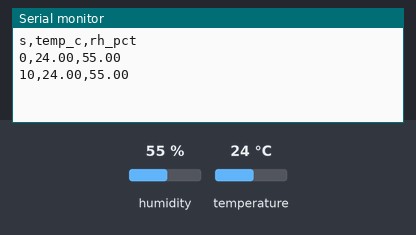
This sketch was run on a simulated Arduino Uno, built with avr-gcc and run on an emulated ATmega328P. Shown: the last lines printed to the serial monitor. The inputs (shaded band) are chosen by the test bench; at power-on: humidity 55 %, temperature 24 °C.

Above: at 10.9 s.
11.0 s: humidity set to 22 %
At 20.8 s:
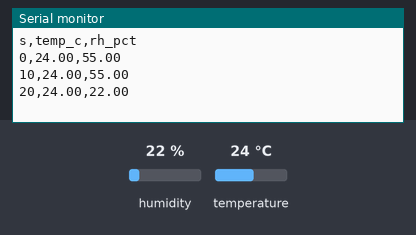
21.1 s: temperature set to 12 °C
At 31.0 s:
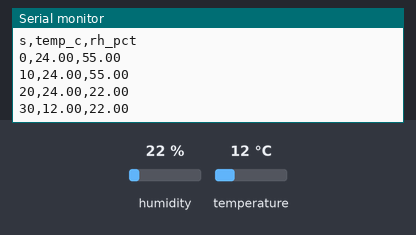
31.2 s: humidity set to 40 %
At 40.7 s:
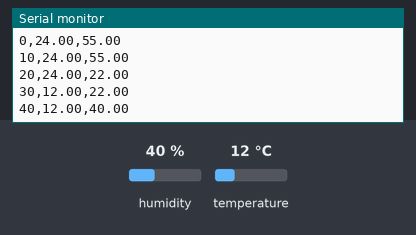
Timing chart, 0 to 42.2 s (numbered marks = the images above; inputs shaded):
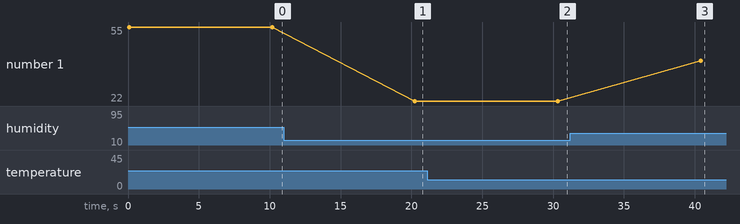

Measured:
- after the input at 11.0 s, the serial monitor: prints a new line after 9.2 s (image 1)
- after the input at 21.1 s, the serial monitor: prints a new line after 9.2 s (image 2)
- after the input at 31.2 s, the serial monitor: prints a new line after 9.2 s (image 3)
- plotted number 1: 55 → 22 after the input at 11.0 s

The sketch:

scout_t11_sht40.ino
```cpp
// Test 11: SHT40 humidity + temperature (leak sensor, SCO-60 / SCO-204). I2C address 0x44.
// Wiring: STEMMA QT cable 4209 -> red 3V3, black GND, blue SDA, yellow SCL.
// Library: "Adafruit SHT4x" (installs "Adafruit Unified Sensor" and "Adafruit BusIO" too).
// Prints one CSV line every 10 s: seconds,temp_c,rh_pct. Copy the Serial Monitor output into
// the calibration table, or log it to a file with the PlatformIO monitor.
#include <Adafruit_SHT4x.h>

Adafruit_SHT4x sht4;

void setup() {
  Serial.begin(115200);
  while (!Serial && millis() < 5000) {}
  if (!sht4.begin()) {
    Serial.println("SHT40 NOT FOUND: check the STEMMA QT cable and SDA/SCL");
    while (true) {}
  }
  sht4.setPrecision(SHT4X_HIGH_PRECISION);
  sht4.setHeater(SHT4X_NO_HEATER);            // heater off: it would dry the air it measures
  Serial.println("s,temp_c,rh_pct");
}

void loop() {
  sensors_event_t rh, t;
  sht4.getEvent(&rh, &t);
  Serial.print(millis() / 1000); Serial.print(',');
  Serial.print(t.temperature, 2); Serial.print(',');
  Serial.println(rh.relative_humidity, 2);
  delay(10000);
}
```
